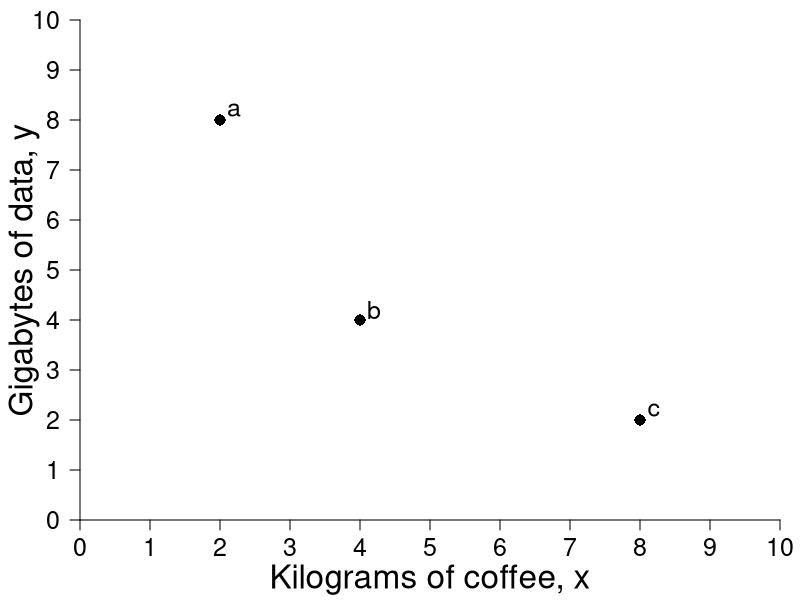

Source code (R):
#Graph Designer: Simon Halliday
#Authors: Bowles, Foley and Halliday
#Title: Coordination, Conflict and Competition: A Text in Microeconomics

library(shape)
#pdf(file = "indiff_shaded_newSTEP1.pdf", width = 8, height = 6)
#pdf(file = "indiff_shaded_newSTEP2.pdf", width = 8, height = 6)
pdf(file = "constrained_optimization/indiff_bundles_only.pdf", width = 8, height = 6)

#Set parameters for graphics
pointsize <- 1.8
axislabelsize <- 2
labelsize <- 1.5
namesize <- 1.8
annotatesize <- 1.5
graphlinewidth <- 2
segmentlinewidth <- 1.5

COL <- c("#7fc97f", "#beaed4", "#fdc086", "#ffff99", "#386cb0", "#f0027f", "#bf5b17", "#666666")
COLA <- c("#e0f3db", "#99d8c9","#66c2a4","#41ae76", "#238b45", "#005824")
COLB <- c("#c6dbef", "#4eb3d3", "#2b8cbe", "#0868ac","#084081")

#Edited the margins to cater for the larger LHS labels
par(mar =  c(4, 4, 1, 1))

uFn <- function(x, y, alpha = 0.5){
  (x^alpha)*(y^(1 - alpha))
}

indiffA <- function(x, alpha = 0.5, uA = 5) {
  (uA / x^alpha)^(1/(1 - alpha))
}

xlims <- c(0, 10)
ylims <- c(0, 10)

npts <- 501 
x <- seq(xlims[1], xlims[2], length.out = npts)
y <- seq(ylims[1], ylims[2], length.out = npts) 
a <- c(2, 4, 6)

plot(0, 0, xlim = xlims, ylim = ylims, type = "n",
     xlab = expression(paste("")),
     ylab = expression(paste("")), 
     xaxt = "n", 
     yaxt = "n", 
     cex.lab = axislabelsize, 
     bty = "n", 
     xaxs="i", 
     yaxs="i"
)


ticksy <- seq(from = 0, to = ylims[2], by = 1)
ylabels <- seq(from = 0, to = ylims[2], by = 1)
ticksx <- seq(from = 0, to = xlims[2], by = 1)
xlabels <- seq(from = 0, to = xlims[2], by = 1)
# ticksy <- c(ylims[1], 5.25, 8, ylims[2])
# ylabels <- c(NA, expression(paste(y,"*")), expression(paste(bar(y))), NA)
# ticksx <- c(xlims[1], 5.25, 8.944272, xlims[2])
# xlabels <- c(NA, expression(paste(x,"*")), expression(paste(bar(x))), NA)

axis(1, at = ticksx, pos = 0, labels = xlabels, cex.axis = labelsize)
axis(2, at = ticksy, pos = 0, labels = ylabels, las = 1, cex.axis = labelsize)

npts <- 500 
xx1 <- seq(xlims[1], xlims[2], length.out = npts)
xx2 <- seq(0, xlims[2], length.out = npts)
xx3 <- seq(xlims[1], 0, length.out = npts)

#Draw the polygon for shading the utility areas
# xpoly1 <- seq(from = xlims[1], to = xlims[2], length.out = 500)
# ypoly1 <- indiffA(xpoly1, alpha = 0.5, uA = 4)
# polygon(x = c(xpoly1, rev(xpoly1[1])), y = c(ypoly1, rev(ypoly1)[1]), col=COLA[1], density=NULL, border = NA)
# ypoly1 <- indiffA(xpoly1, alpha = 0.5, uA = 4)
# polygon(x = c(0, 0, xlims[2], xlims[2], 0), y = c(0, indiffA(xlims[2]), indiffA(xlims[2]), 0, 0), col=COLA[1], density=NULL, border = NA)
# 
# 
# polygon(x = c(xlims[2], rev(xpoly1), xpoly1), y = c(ylims[2], rev(ypoly1), ypoly1), col=COLB[1], density=NULL, border = NA)


#Draw the graphs
# lines(xx1, indiffA(xx1, alpha = 0.5, uA = 4), col = COLA[5], lwd = graphlinewidth)

#Label the feasible frontier
# text(3.2, 1, expression("Feasible Frontier"), cex = labelsize)
# text(3.2, 0.5, expression("(production possibilities frontier)"), cex = labelsize)
# Arrows(4.35, 0.95, 8.1, 0.95, col = "black", lty = 1, lwd = 2, arr.type = "triangle", arr.lwd = 0.5)

#Axis labels
#mtext(expression(paste("Kilograms of coffee, ", x)), side = 1, line = 2.5, cex = axislabelsize)
text(0.5*xlims[2], -1.2,  expression(paste("Kilograms of coffee, ", x)), xpd = TRUE, cex = axislabelsize) 
text(-0.8, 0.5*ylims[2], expression(paste("Gigabytes of data, ", y)), xpd = TRUE, cex = axislabelsize, srt = 90) 


# contour(x, y, 
#         outer(x, y, uFn),
#         drawlabels = FALSE,
#         col = COLB[3],
#         lwd = graphlinewidth,
#         levels = a, 
#         xaxs="i", 
#         yaxs="i", 
#         add = TRUE)


#Label the indifference curves
# text(9.5, 1.3, expression(u[1]^A == 4), cex = labelsize)

# text(3, 3, expression(u^A < 4), cex = labelsize)
# text(3, 2.5, expression(paste("Worse than ", u[1]^A)), cex = labelsize)

# text(7, 7, expression(u^A > 4), cex = labelsize)
# text(7, 6.5, expression(paste("Better than ", u[1]^A)), cex = labelsize)
#text(9.5, 3.15, expression(u[2]^A), cex = labelsize)
#text(9.5, 5.85, expression(u[3]^A), cex = labelsize)

#Annotate points (4,4),(2,8),(8,2) on indiff curve
text(2.2, 8.2, expression(paste(a)), cex = labelsize)
points(2, 8, pch = 16, col = "black", cex = 1.5)

text(4.2, 4.2, expression(paste(b)), cex = labelsize)
points(4, 4, pch = 16, col = "black", cex = 1.5)

text(8.2, 2.2, expression(paste(c)), cex = labelsize)
points(8, 2, pch = 16, col = "black", cex = 1.5)

dev.off()
